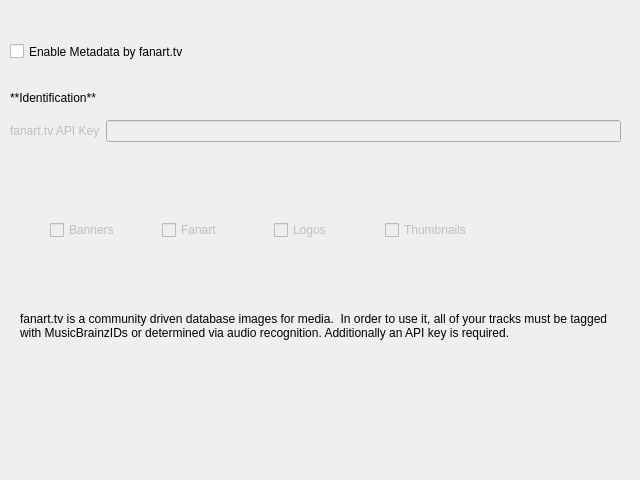
<?xml version="1.0" encoding="UTF-8"?>
<ui version="4.0">
 <class>fanarttv_ui</class>
 <widget class="QWidget" name="fanarttv_ui">
  <property name="geometry">
   <rect>
    <x>0</x>
    <y>0</y>
    <width>640</width>
    <height>480</height>
   </rect>
  </property>
  <property name="windowTitle">
   <string>fanart.tv</string>
  </property>
  <widget class="QLabel" name="config_label">
   <property name="enabled">
    <bool>true</bool>
   </property>
   <property name="geometry">
    <rect>
     <x>10</x>
     <y>90</y>
     <width>311</width>
     <height>16</height>
    </rect>
   </property>
   <property name="text">
    <string>**Identification**</string>
   </property>
   <property name="textFormat">
    <enum>Qt::MarkdownText</enum>
   </property>
  </widget>
  <widget class="QWidget" name="formLayoutWidget">
   <property name="geometry">
    <rect>
     <x>10</x>
     <y>120</y>
     <width>611</width>
     <height>51</height>
    </rect>
   </property>
   <layout class="QFormLayout" name="fanarttv_auth_layout">
    <property name="labelAlignment">
     <set>Qt::AlignCenter</set>
    </property>
    <property name="formAlignment">
     <set>Qt::AlignLeading|Qt::AlignLeft|Qt::AlignTop</set>
    </property>
    <item row="0" column="0">
     <widget class="QLabel" name="apikey_label">
      <property name="enabled">
       <bool>false</bool>
      </property>
      <property name="text">
       <string>fanart.tv API Key</string>
      </property>
     </widget>
    </item>
    <item row="0" column="1">
     <widget class="QLineEdit" name="apikey_lineedit">
      <property name="enabled">
       <bool>false</bool>
      </property>
      <property name="echoMode">
       <enum>QLineEdit::Password</enum>
      </property>
     </widget>
    </item>
   </layout>
  </widget>
  <widget class="QCheckBox" name="fanarttv_checkbox">
   <property name="geometry">
    <rect>
     <x>10</x>
     <y>40</y>
     <width>361</width>
     <height>23</height>
    </rect>
   </property>
   <property name="text">
    <string>Enable Metadata by fanart.tv</string>
   </property>
  </widget>
  <widget class="QLabel" name="fanarttv_desclabel">
   <property name="geometry">
    <rect>
     <x>20</x>
     <y>300</y>
     <width>591</width>
     <height>51</height>
    </rect>
   </property>
   <property name="text">
    <string>fanart.tv is a community driven database images for media.  In order to use it, all of your tracks must be tagged with MusicBrainzIDs or determined via audio recognition. Additionally an API key is required.</string>
   </property>
   <property name="wordWrap">
    <bool>true</bool>
   </property>
  </widget>
  <widget class="QWidget" name="horizontalLayoutWidget">
   <property name="geometry">
    <rect>
     <x>50</x>
     <y>190</y>
     <width>441</width>
     <height>80</height>
    </rect>
   </property>
   <layout class="QHBoxLayout" name="checkbox_layout">
    <item>
     <widget class="QCheckBox" name="banners_checkbox">
      <property name="enabled">
       <bool>false</bool>
      </property>
      <property name="text">
       <string>Banners</string>
      </property>
     </widget>
    </item>
    <item>
     <widget class="QCheckBox" name="fanart_checkbox">
      <property name="enabled">
       <bool>false</bool>
      </property>
      <property name="text">
       <string>Fanart</string>
      </property>
     </widget>
    </item>
    <item>
     <widget class="QCheckBox" name="logos_checkbox">
      <property name="enabled">
       <bool>false</bool>
      </property>
      <property name="text">
       <string>Logos</string>
      </property>
     </widget>
    </item>
    <item>
     <widget class="QCheckBox" name="thumbnails_checkbox">
      <property name="enabled">
       <bool>false</bool>
      </property>
      <property name="text">
       <string>Thumbnails</string>
      </property>
     </widget>
    </item>
   </layout>
  </widget>
 </widget>
 <resources/>
 <connections>
  <connection>
   <sender>fanarttv_checkbox</sender>
   <signal>toggled(bool)</signal>
   <receiver>apikey_label</receiver>
   <slot>setEnabled(bool)</slot>
   <hints>
    <hint type="sourcelabel">
     <x>115</x>
     <y>61</y>
    </hint>
    <hint type="destinationlabel">
     <x>56</x>
     <y>214</y>
    </hint>
   </hints>
  </connection>
  <connection>
   <sender>fanarttv_checkbox</sender>
   <signal>toggled(bool)</signal>
   <receiver>apikey_lineedit</receiver>
   <slot>setEnabled(bool)</slot>
   <hints>
    <hint type="sourcelabel">
     <x>115</x>
     <y>61</y>
    </hint>
    <hint type="destinationlabel">
     <x>363</x>
     <y>214</y>
    </hint>
   </hints>
  </connection>
  <connection>
   <sender>fanarttv_checkbox</sender>
   <signal>toggled(bool)</signal>
   <receiver>banners_checkbox</receiver>
   <slot>setEnabled(bool)</slot>
   <hints>
    <hint type="sourcelabel">
     <x>190</x>
     <y>51</y>
    </hint>
    <hint type="destinationlabel">
     <x>72</x>
     <y>201</y>
    </hint>
   </hints>
  </connection>
  <connection>
   <sender>fanarttv_checkbox</sender>
   <signal>toggled(bool)</signal>
   <receiver>fanart_checkbox</receiver>
   <slot>setEnabled(bool)</slot>
   <hints>
    <hint type="sourcelabel">
     <x>190</x>
     <y>51</y>
    </hint>
    <hint type="destinationlabel">
     <x>72</x>
     <y>231</y>
    </hint>
   </hints>
  </connection>
  <connection>
   <sender>fanarttv_checkbox</sender>
   <signal>toggled(bool)</signal>
   <receiver>logos_checkbox</receiver>
   <slot>setEnabled(bool)</slot>
   <hints>
    <hint type="sourcelabel">
     <x>190</x>
     <y>51</y>
    </hint>
    <hint type="destinationlabel">
     <x>72</x>
     <y>261</y>
    </hint>
   </hints>
  </connection>
  <connection>
   <sender>fanarttv_checkbox</sender>
   <signal>toggled(bool)</signal>
   <receiver>thumbnails_checkbox</receiver>
   <slot>setEnabled(bool)</slot>
   <hints>
    <hint type="sourcelabel">
     <x>190</x>
     <y>51</y>
    </hint>
    <hint type="destinationlabel">
     <x>85</x>
     <y>291</y>
    </hint>
   </hints>
  </connection>
 </connections>
</ui>
